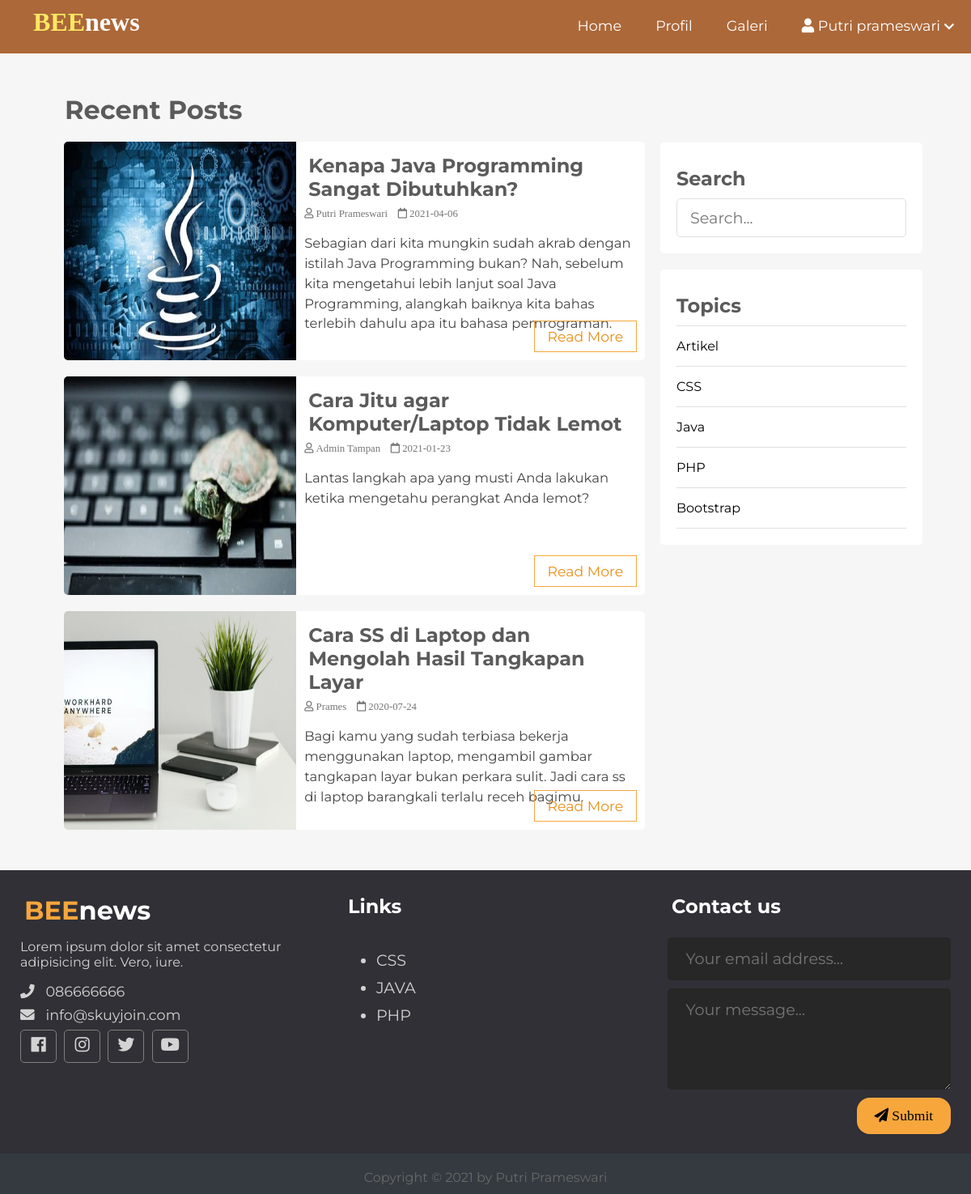
The page / on the database its author committed.
### tables this page shows
CREATE TABLE `berita` (
  `id` int(11) NOT NULL,
  `foto` varchar(100) NOT NULL,
  `judul` varchar(100) NOT NULL,
  `penulis` varchar(100) NOT NULL,
  `tgl` date NOT NULL,
  `redaksi` text NOT NULL,
  `konten` text NOT NULL
);

### index.php (the view, shortened to what this page needs)
<?php
include 'koneksi.php';
?>
<!DOCTYPE html>
<html lang="en">
<head>
  <link rel="stylesheet" href="https://use.fontawesome.com/releases/v5.7.2/css/all.css"
>
   <link rel="stylesheet" href="css/style.css">
</head>
<body>
<?php include(ROOT_PATH . "/header.php"); ?>
<div class="page-wrapper">
     <div class="content clearfix">
        <div class="main-content">
          <h1 class="recent-post-title">Recent Posts</h1>
        <?php $ambil = $koneksi->query("SELECT * FROM berita"); ?>
        <?php while($pecah = $ambil->fetch_assoc()){ ?>
          <div class="post clearfix">
            <img src="assets/<?php echo$pecah["foto"]; ?>" alt="" class="post-image">
            <div class="post-preview">
              <h2><a href="content.php"><?php echo$pecah["judul"]; ?></a></h2>
              <i class="far fa-user"> <?php echo$pecah["penulis"]; ?></i>
              <i class="far fa-calendar"> <?php echo$pecah["tgl"]; ?></i>
              <p class="preview-text">
              <?php echo$pecah["redaksi"]; ?>
              </p>
              <a href="content.php?id=<?php echo$pecah['id'];?>" class="btn read-more">Read More</a>
            </div>
          </div>
        <?php } ?>
        </div>
        <div class="sidebar">
          <div class="section search">
            <h2 class="section-title">Search</h2>
            <form action="index.php" method="post">
              <input type="text" name="search-term" class="text-input" placeholder="Search...">
            </form>
          </div>
          <div class="section topics">
            <h2 class="section-title">Topics</h2>
            <ul>
              <li><a href="#">Artikel</a></li>
              <li><a href="#">CSS</a></li>
              <li><a href="#">Java</a></li>
              <li><a href="#">PHP</a></li>
              <li><a href="#">Bootstrap</a></li>
            </ul>
          </div>
        </div>
      </div>
</div>
 <div class="footer">
  <div class="footer-content">
    <div class="footer-section about">
      <h1 class="logo-text"><span>BEE</span>news</h1>
      <p>
       Lorem ipsum dolor sit amet consectetur adipisicing elit. Vero, iure.</p>
      <div class="contact">
        <span><i class="fas fa-phone"></i> &nbsp; 086666666</span>
        <span><i class="fas fa-envelope"></i> &nbsp; info@skuyjoin.com</span>
      </div>
      <div class="socials">
        <a href="#"><i class="fab fa-facebook"></i></a>
        <a href="#"><i class="fab fa-instagram"></i></a>
        <a href="#"><i class="fab fa-twitter"></i></a>
        <a href="#"><i class="fab fa-youtube"></i></a>
      </div>
    </div>
    <div class="footer-section links">
      <h2>Links</h2>
      <br>
      <ul>
        <a href="#">
          <li>CSS</li>
        </a>
        <a href="#">
          <li>JAVA</li>
        </a>
        <a href="#">
          <li>PHP</li>
        </a>
      </ul>
    </div>
    <div class="footer-section contact-form">
      <h2>Contact us</h2>
      <br>
      <form action="index.php" method="post">
        <input type="email" name="email" class="text-input contact-input" placeholder="Your email address...">
        <textarea rows="4" name="message" class="text-input contact-input" placeholder="Your message..."></textarea>
        <button type="submit" class="btn btn-big contact-btn">
          <i class="fas fa-paper-plane"></i>
            Submit
        </button>
      </form>
    </div>
  </div>
  <div class="footer-bottom">
     Copyright &copy; 2021 by Putri Prameswari
  </div>
</div>
</body>
</html>

### header.php (shortened to what this page needs)
<header>
    <div class="logo">
   <a href="index.php"><h1 class="logo-text"><span>BEE</span>news</h1></a>
    </div>
    <ul class="nav">
      <li><a href="index.php">Home</a></li>
      <li><a href="profil.php">Profil</a></li>
      <li><a href="galeri.php">Galeri</a></li>
      <li>
        <a href="#">
          <i class="fa fa-user"></i>
          Putri prameswari
          <i class="fa fa-chevron-down" style="font-size: .8em;"></i>
        </a>
      </li>
    </ul>
  </header>

### css/style.css (style rules this page uses)
* { box-sizing: border-box; }
html, body { height: 100%; padding: 0px; margin: 0px; background: #f6f6f6; font-family: 'Montserrat', sans-serif; }
h1, h2, h3, h4, h5, h6 { font-family: 'Montserrat', sans-serif; color: #5c5b5b; margin: 5px; }
a { text-decoration: none; color: inherit; }
.clearfix::after { content: ''; display: block; clear: both; }
.btn { padding: .5rem 1rem; background: #f7a63c; color: black; border: 1px solid transparent; border-radius: 1rem; font-size: 1.08em; font-family:'Montserrat', sans-serif; }
.btn-big { padding: .7rem 1.3rem; line-height: 1.3rem; }
.text-input { padding: .7rem 1rem; display: block; width: 100%; border-radius: 5px; border: 1px solid #e0e0e0; outline: none; color: rgb(97, 89, 89); line-height: 1.5rem; font-size: 1.2em; font-family:'Montserrat', sans-serif; }
header { background: #ac6839; height: 66px; }
header * { color: white; }
header .logo { float: left; height: inherit; margin-left: 2em; }
header .logo-text { margin: 9px; font-family: 'Candal', serif; }
header .logo-text span { color: #ffe864; }
header ul { float: right; margin: 0px; padding: 0px; list-style: none; }
header ul li { float: left; position: relative; }
header ul li a { display: block; padding: 21px; font-size: 1.1em; text-decoration: none; }
.page-wrapper { min-height: 100%; }
.content { width: 90%; margin: 30px auto 30px; }
.content .main-content { width: 70%; float: left; }
.content .main-content .post { width: 95%; height: 270px; margin: 20px auto; border-radius: 5px; background: white; position: relative; }
.content .main-content .post .post-preview i { color: #757575; font-size: .8em; }
.content .main-content .post .preview-text { line-height: 1.5em; font-size: 1.03em; color: #444; }
.content .main-content .post .read-more { position: absolute; bottom: 10px; right: 10px; border: 1px solid #f7a63c; background: transparent; border-radius: 0px; color: #eb8f17 !important; }
.content .main-content .post .post-image { width: 40%; height: 100%; float: left; border-top-left-radius: 5px; border-bottom-left-radius: 5px; }
.content .main-content .post .post-preview { width: 60%; padding: 10px; float: right; }
.content .main-content .recent-post-title { margin: 20px; }
.content .sidebar { width: 30%; float: left; }
.content .sidebar .section { background: white; padding: 20px; border-radius: 5px; margin-bottom: 20px; }
.content .sidebar .section .section-title { margin: 10px 0px 10px 0px; }
.content .sidebar .section.search { margin-top: 80px; }
.content .sidebar .section.topics ul { margin: 0px; padding: 0px; list-style: none; border-top: 1px solid #e0e0e0; }
.content .sidebar .section.topics ul li a { display: block; padding: 15px 0px 15px 0px; border-bottom: 1px solid #e0e0e0; transition: all 0.3s; }
.footer { background: #303036; color: #d3d3d3; height: 400px; position: relative; }
.footer .footer-content { height: 350px; display: flex; }
.footer .footer-content .footer-section { flex: 1; padding: 25px; }
.footer .footer-content h1, .footer .footer-content h2 { color: white; }
.footer .footer-content .about h1 span { color: #f7a63c; }
.footer .footer-content .about .contact span { display: block; font-size: 1.1em; margin-bottom: 8px; }
.footer .footer-content .about .socials a { border: 1px solid gray; width: 45px; height: 41px; padding-top: 5px; margin-right: 5px; text-align: center; display: inline-block; font-size: 1.3em; border-radius: 5px; transition: all .3s; }
.footer .footer-content .links ul a { display: block; margin-bottom: 10px; font-size: 1.2em; transition: all .3s; }
.footer .footer-content .contact-form .contact-input { background: #272727; color: #bebdbd; margin-bottom: 10px; line-height: 1.5rem; padding: .9rem 1.4rem; border: none; }
.footer .footer-content .contact-form .contact-btn { float: right; font-size: 1.1em; font-family: 'Lora', serif; }
.footer .footer-bottom { background: #343a40; color: #686868; height: 50px; width: 100%; text-align: center; position: absolute; bottom: 0px; left: 0px; padding-top: 20px; }

### rows shown on the page
berita: foto (picture), judul "Kenapa Java Programming Sangat Dibutuhkan?", penulis "Putri Prameswari", tgl "2021-04-06", redaksi "Sebagian dari kita mungkin sudah akrab dengan istilah Java Programming bukan? Nah, sebelum kita mengetahui lebih lanjut soal Java Programming, alangkah baiknya kita bahas terlebih dahulu apa itu bahasa pemrograman."
berita: foto (picture), judul "Cara Jitu agar Komputer/Laptop Tidak Lemot", penulis "Admin Tampan", tgl "2021-01-23", redaksi "Lantas langkah apa yang musti Anda lakukan ketika mengetahu perangkat Anda lemot?"
berita: foto (picture), judul "Cara SS di Laptop dan Mengolah Hasil Tangkapan Layar", penulis "Prames", tgl "2020-07-24", redaksi "Bagi kamu yang sudah terbiasa bekerja menggunakan laptop, mengambil gambar tangkapan layar bukan perkara sulit. Jadi cara ss di laptop barangkali terlalu receh bagimu."
